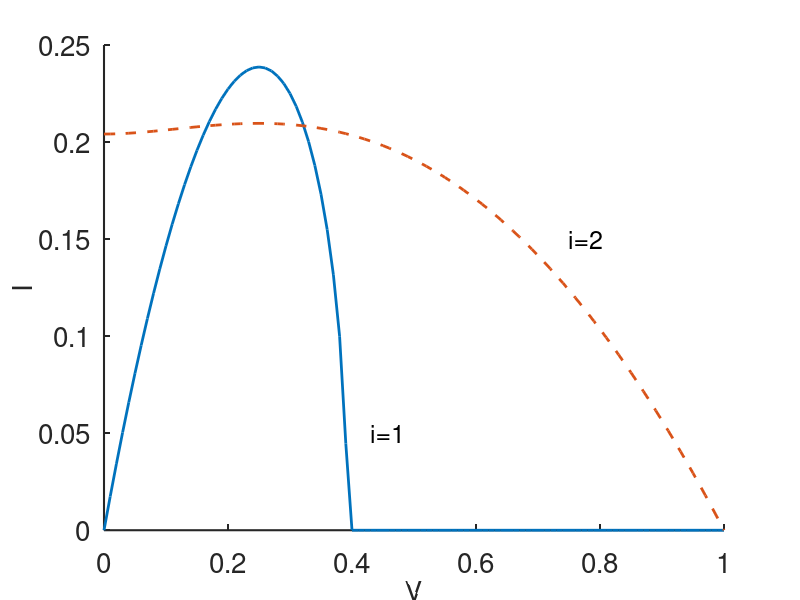

MATLAB code for this plot:
% phase portrait for blocking propagation failure
clear all
close all
clc
set(0,                           ...
   'defaultaxesfontsize', 20,   ...
   'defaultaxeslinewidth', 1.5, ...
   'defaultlinelinewidth', 2.0)
R1 = 0.04;
R2 = 1.0;
a  = 0.25


u = [0:.01:1];

F = -u.^4/4 + ((a + 1)*u.^3)/3 - a*u.^2/2;
% curve 1:
 V1=sqrt(-F/R1);

 F1 = F(end);
V2=sqrt((F(end)-F)/R2);

plot(u,V1,u,V2,'--')
text(0.43,0.05,'i=1','fontsize',18)
text(0.75,0.15,'i=2','fontsize',18)
xlabel('V','fontsize',20)
ylabel('I','fontsize',20)
box off



